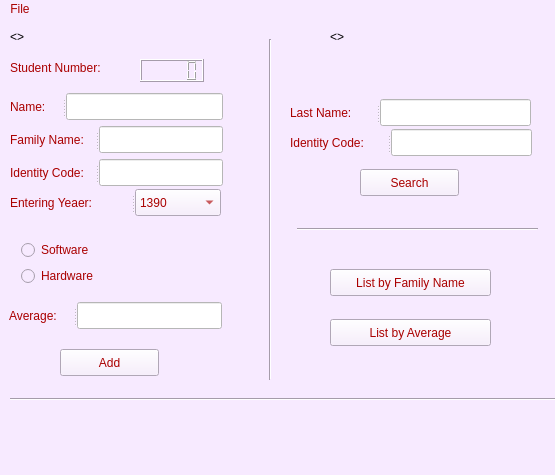
<?xml version="1.0" encoding="UTF-8"?>
<ui version="4.0">
 <class>MainWindow</class>
 <widget class="QMainWindow" name="MainWindow">
  <property name="geometry">
   <rect>
    <x>0</x>
    <y>0</y>
    <width>555</width>
    <height>475</height>
   </rect>
  </property>
  <property name="windowTitle">
   <string>MainWindow</string>
  </property>
  <property name="styleSheet">
   <string notr="true">color: rgb(170, 0, 0);
background-color: rgb(0, 0, 0);
background-color: rgb(247, 234, 255);
font: oblique 11pt &quot;Umpush&quot;;</string>
  </property>
  <widget class="QWidget" name="centralWidget">
   <widget class="Line" name="line">
    <property name="geometry">
     <rect>
      <x>10</x>
      <y>370</y>
      <width>871</width>
      <height>20</height>
     </rect>
    </property>
    <property name="orientation">
     <enum>Qt::Horizontal</enum>
    </property>
   </widget>
   <widget class="QLCDNumber" name="lcdNumber">
    <property name="geometry">
     <rect>
      <x>140</x>
      <y>40</y>
      <width>64</width>
      <height>23</height>
     </rect>
    </property>
   </widget>
   <widget class="QLabel" name="label_7">
    <property name="geometry">
     <rect>
      <x>10</x>
      <y>40</y>
      <width>121</width>
      <height>17</height>
     </rect>
    </property>
    <property name="text">
     <string>Student Number:</string>
    </property>
   </widget>
   <widget class="QWidget" name="layoutWidget">
    <property name="geometry">
     <rect>
      <x>10</x>
      <y>210</y>
      <width>125</width>
      <height>76</height>
     </rect>
    </property>
    <layout class="QFormLayout" name="formLayout_2">
     <property name="fieldGrowthPolicy">
      <enum>QFormLayout::AllNonFixedFieldsGrow</enum>
     </property>
     <item row="1" column="0">
      <widget class="QRadioButton" name="radioButton_2">
       <property name="text">
        <string>Hardware</string>
       </property>
      </widget>
     </item>
     <item row="0" column="0">
      <widget class="QRadioButton" name="radioButton">
       <property name="text">
        <string>Software</string>
       </property>
      </widget>
     </item>
    </layout>
   </widget>
   <widget class="QSplitter" name="splitter">
    <property name="geometry">
     <rect>
      <x>10</x>
      <y>170</y>
      <width>211</width>
      <height>27</height>
     </rect>
    </property>
    <property name="orientation">
     <enum>Qt::Horizontal</enum>
    </property>
    <widget class="QLabel" name="label_4">
     <property name="text">
      <string>Entering Yeaer:</string>
     </property>
    </widget>
    <widget class="QComboBox" name="comboBox">
     <item>
      <property name="text">
       <string>1390</string>
      </property>
     </item>
     <item>
      <property name="text">
       <string>1391</string>
      </property>
     </item>
     <item>
      <property name="text">
       <string>1392</string>
      </property>
     </item>
     <item>
      <property name="text">
       <string>1393</string>
      </property>
     </item>
     <item>
      <property name="text">
       <string>1394</string>
      </property>
     </item>
     <item>
      <property name="text">
       <string>1395</string>
      </property>
     </item>
     <item>
      <property name="text">
       <string>1396</string>
      </property>
     </item>
    </widget>
   </widget>
   <widget class="QSplitter" name="splitter_2">
    <property name="geometry">
     <rect>
      <x>10</x>
      <y>74</y>
      <width>213</width>
      <height>27</height>
     </rect>
    </property>
    <property name="orientation">
     <enum>Qt::Horizontal</enum>
    </property>
    <widget class="QLabel" name="label">
     <property name="text">
      <string>Name:</string>
     </property>
    </widget>
    <widget class="QLineEdit" name="lineEdit1">
     <property name="styleSheet">
      <string notr="true">background-color: rgb(255, 255, 255);</string>
     </property>
    </widget>
   </widget>
   <widget class="QSplitter" name="splitter_3">
    <property name="geometry">
     <rect>
      <x>10</x>
      <y>107</y>
      <width>213</width>
      <height>27</height>
     </rect>
    </property>
    <property name="orientation">
     <enum>Qt::Horizontal</enum>
    </property>
    <widget class="QLabel" name="label_2">
     <property name="text">
      <string>Family Name:</string>
     </property>
    </widget>
    <widget class="QLineEdit" name="lineEdit_2">
     <property name="styleSheet">
      <string notr="true">background-color: rgb(255, 255, 255);</string>
     </property>
    </widget>
   </widget>
   <widget class="QSplitter" name="splitter_4">
    <property name="geometry">
     <rect>
      <x>10</x>
      <y>140</y>
      <width>213</width>
      <height>27</height>
     </rect>
    </property>
    <property name="orientation">
     <enum>Qt::Horizontal</enum>
    </property>
    <widget class="QLabel" name="label_3">
     <property name="text">
      <string>Identity Code:</string>
     </property>
    </widget>
    <widget class="QLineEdit" name="lineEdit_3">
     <property name="styleSheet">
      <string notr="true">background-color: rgb(255, 255, 255);</string>
     </property>
    </widget>
   </widget>
   <widget class="QSplitter" name="splitter_5">
    <property name="geometry">
     <rect>
      <x>9</x>
      <y>283</y>
      <width>213</width>
      <height>27</height>
     </rect>
    </property>
    <property name="orientation">
     <enum>Qt::Horizontal</enum>
    </property>
    <widget class="QLabel" name="label_5">
     <property name="text">
      <string>Average:</string>
     </property>
    </widget>
    <widget class="QLineEdit" name="lineEdit_4">
     <property name="styleSheet">
      <string notr="true">background-color: rgb(255, 255, 255);</string>
     </property>
    </widget>
   </widget>
   <widget class="Line" name="line_2">
    <property name="geometry">
     <rect>
      <x>260</x>
      <y>20</y>
      <width>20</width>
      <height>341</height>
     </rect>
    </property>
    <property name="orientation">
     <enum>Qt::Vertical</enum>
    </property>
   </widget>
   <widget class="QLabel" name="label_8">
    <property name="geometry">
     <rect>
      <x>330</x>
      <y>10</y>
      <width>151</width>
      <height>17</height>
     </rect>
    </property>
    <property name="styleSheet">
     <string notr="true">color: qradialgradient(spread:pad, cx:0.5, cy:0.5, radius:0.5, fx:0.5, fy:0.5, stop:0 rgba(0, 0, 0, 255), stop:0.19397 rgba(0, 0, 0, 255), stop:0.202312 rgba(122, 97, 0, 255), stop:0.495514 rgba(76, 58, 0, 255), stop:0.504819 rgba(255, 255, 255, 255), stop:0.79 rgba(255, 255, 255, 255), stop:1 rgba(255, 158, 158, 255));
font: 63 13pt &quot;Ubuntu&quot;;</string>
    </property>
    <property name="text">
     <string>&lt;&lt;Search Menue&gt;&gt;</string>
    </property>
   </widget>
   <widget class="QLabel" name="label_11">
    <property name="geometry">
     <rect>
      <x>10</x>
      <y>10</y>
      <width>221</width>
      <height>17</height>
     </rect>
    </property>
    <property name="styleSheet">
     <string notr="true">color: qradialgradient(spread:pad, cx:0.5, cy:0.5, radius:0.5, fx:0.5, fy:0.5, stop:0 rgba(0, 0, 0, 255), stop:0.19397 rgba(0, 0, 0, 255), stop:0.202312 rgba(122, 97, 0, 255), stop:0.495514 rgba(76, 58, 0, 255), stop:0.504819 rgba(255, 255, 255, 255), stop:0.79 rgba(255, 255, 255, 255), stop:1 rgba(255, 158, 158, 255));
font: 63 13pt &quot;Ubuntu&quot;;
</string>
    </property>
    <property name="text">
     <string>&lt;&lt;Add information Menue&gt;&gt;</string>
    </property>
   </widget>
   <widget class="QPushButton" name="pushButton">
    <property name="geometry">
     <rect>
      <x>360</x>
      <y>150</y>
      <width>99</width>
      <height>27</height>
     </rect>
    </property>
    <property name="text">
     <string>Search</string>
    </property>
   </widget>
   <widget class="Line" name="line_3">
    <property name="geometry">
     <rect>
      <x>297</x>
      <y>200</y>
      <width>241</width>
      <height>20</height>
     </rect>
    </property>
    <property name="orientation">
     <enum>Qt::Horizontal</enum>
    </property>
   </widget>
   <widget class="QPushButton" name="pushButton_2">
    <property name="geometry">
     <rect>
      <x>330</x>
      <y>250</y>
      <width>161</width>
      <height>27</height>
     </rect>
    </property>
    <property name="text">
     <string>List by Family Name</string>
    </property>
   </widget>
   <widget class="QPushButton" name="pushButton_3">
    <property name="geometry">
     <rect>
      <x>330</x>
      <y>300</y>
      <width>161</width>
      <height>27</height>
     </rect>
    </property>
    <property name="toolTip">
     <string>&lt;html&gt;&lt;head/&gt;&lt;body&gt;&lt;p&gt;&lt;br/&gt;&lt;/p&gt;&lt;/body&gt;&lt;/html&gt;</string>
    </property>
    <property name="styleSheet">
     <string notr="true"/>
    </property>
    <property name="text">
     <string>List by Average</string>
    </property>
   </widget>
   <widget class="QSplitter" name="splitter_6">
    <property name="geometry">
     <rect>
      <x>290</x>
      <y>80</y>
      <width>241</width>
      <height>27</height>
     </rect>
    </property>
    <property name="orientation">
     <enum>Qt::Horizontal</enum>
    </property>
    <widget class="QLabel" name="label_9">
     <property name="text">
      <string>Last Name:</string>
     </property>
    </widget>
    <widget class="QLineEdit" name="lineEdit_5">
     <property name="styleSheet">
      <string notr="true">background-color: rgb(255, 255, 255);</string>
     </property>
    </widget>
   </widget>
   <widget class="QSplitter" name="splitter_7">
    <property name="geometry">
     <rect>
      <x>290</x>
      <y>110</y>
      <width>242</width>
      <height>27</height>
     </rect>
    </property>
    <property name="orientation">
     <enum>Qt::Horizontal</enum>
    </property>
    <widget class="QLabel" name="label_10">
     <property name="text">
      <string>Identity Code:</string>
     </property>
    </widget>
    <widget class="QLineEdit" name="lineEdit_6">
     <property name="styleSheet">
      <string notr="true">background-color: rgb(255, 255, 255);</string>
     </property>
    </widget>
   </widget>
   <widget class="QPushButton" name="pushButton_4">
    <property name="geometry">
     <rect>
      <x>60</x>
      <y>330</y>
      <width>99</width>
      <height>27</height>
     </rect>
    </property>
    <property name="styleSheet">
     <string notr="true"/>
    </property>
    <property name="text">
     <string>Add</string>
    </property>
   </widget>
   <zorder>splitter_6</zorder>
   <zorder>splitter_7</zorder>
   <zorder>layoutWidget</zorder>
   <zorder>splitter</zorder>
   <zorder>splitter_2</zorder>
   <zorder>splitter_3</zorder>
   <zorder>splitter_4</zorder>
   <zorder>splitter_5</zorder>
   <zorder>line</zorder>
   <zorder>lcdNumber</zorder>
   <zorder>label_7</zorder>
   <zorder>line_2</zorder>
   <zorder>label_8</zorder>
   <zorder>label_11</zorder>
   <zorder>pushButton</zorder>
   <zorder>line_3</zorder>
   <zorder>pushButton_2</zorder>
   <zorder>pushButton_3</zorder>
   <zorder>pushButton_4</zorder>
  </widget>
  <widget class="QStatusBar" name="statusBar"/>
  <widget class="QMenuBar" name="menuBar">
   <property name="geometry">
    <rect>
     <x>0</x>
     <y>0</y>
     <width>555</width>
     <height>37</height>
    </rect>
   </property>
   <widget class="QMenu" name="menuFile">
    <property name="title">
     <string>File</string>
    </property>
    <addaction name="actionLoad_sorted_list_by_Avg"/>
    <addaction name="actionLoad_sorted_list_by_last_name"/>
   </widget>
   <addaction name="menuFile"/>
  </widget>
  <action name="actionLoad_sorted_list_by_Avg">
   <property name="text">
    <string>Load sorted list by Avg</string>
   </property>
  </action>
  <action name="actionLoad_sorted_list_by_last_name">
   <property name="text">
    <string>Load sorted list by last name</string>
   </property>
  </action>
 </widget>
 <layoutdefault spacing="6" margin="11"/>
 <resources/>
 <connections/>
</ui>
